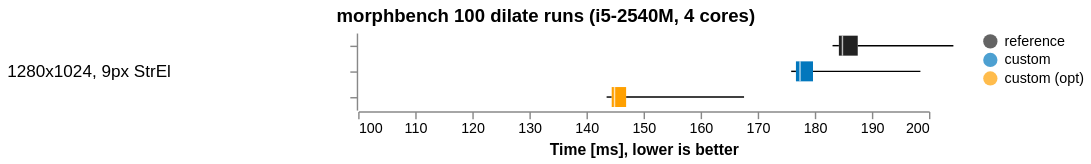

Express this chart as Vega-Lite.
### Vega-Lite specification from a JSON file in a GitHub repository (floating-point values rounded to 4 significant figures)
{"$schema": "https://vega.github.io/schema/vega-lite/v4.json", "title": {"text": "morphbench 100 dilate runs (i5-2540M, 4 cores)", "anchor": "middle"}, "data": {"values": [{"set": "1280x1024, 9px StrEl", "var": "reference", "pos": 1, "times": [183.8, 184.1, 199.6, 183.1, 185.5, 183.3, 183.3, 188.7, 199.4, 183.2, 184.8, 188.7, 184.5, 195.1, 186.7, 184.8, 184.6, 185.8, 184.8, 198.8, 184.6, 184.5, 184.9, 186.2, 184.9, 201.5, 184.5, 184.1, 185.5, 184.4, 191.2, 190.6, 184.2, 184.2, 185.0, 196.4, 199.4, 185.6, 189.2, 185.6, 185.9, 184.6, 199.6, 184.7, 184.8, 199.3, 184.5, 197.2, 184.5, 185.4, 184.2, 185.2, 185.8, 204.3, 184.0, 185.3, 184.5, 184.9, 186.3, 200.6, 184.0, 184.1, 184.8, 186.8, 202.5, 187.2, 183.8, 183.5, 184.4, 183.3, 196.4, 183.4, 184.2, 184.5, 184.2, 184.0, 200.4, 184.2, 184.1, 184.4, 184.2, 193.6, 187.0, 184.3, 184.7, 183.8, 185.3, 202.6, 184.0, 185.1, 184.7, 184.0, 188.4, 198.2, 185.9, 184.6, 184.6, 185.2, 198.9, 183.7]}, {"set": "1280x1024, 9px StrEl", "var": "custom", "pos": 2, "times": [177.5, 197.4, 176.7, 177.9, 178.2, 179.8, 177.9, 191.7, 176.7, 177.3, 178.3, 178.8, 177.2, 190.3, 180.9, 176.4, 177.7, 177.7, 176.8, 191.3, 176.6, 190.4, 183.7, 177.4, 176.8, 192.6, 176.6, 178.4, 178.0, 176.3, 177.3, 190.2, 176.2, 181.6, 176.2, 177.3, 177.2, 191.2, 177.4, 178.9, 176.6, 176.0, 179.0, 195.1, 178.6, 176.8, 177.0, 176.4, 177.0, 191.1, 177.6, 176.9, 176.6, 176.8, 176.3, 195.2, 176.3, 177.0, 175.9, 176.6, 176.4, 198.1, 176.8, 176.5, 177.4, 175.9, 179.3, 194.0, 177.1, 177.1, 177.7, 176.9, 179.6, 198.5, 177.8, 177.3, 176.7, 179.6, 176.2, 189.9, 176.9, 176.8, 177.5, 181.0, 175.9, 197.0, 176.6, 176.2, 181.4, 180.2, 176.4, 191.1, 176.9, 176.4, 177.4, 176.7, 177.7, 192.3, 177.1, 178.3]}, {"set": "1280x1024, 9px StrEl", "var": "custom (opt)", "pos": 3, "times": [145.6, 144.6, 144.1, 145.6, 163.3, 144.6, 145.0, 146.5, 145.0, 144.8, 144.8, 164.0, 146.4, 147.3, 144.8, 145.1, 144.6, 144.2, 161.2, 143.9, 146.9, 144.9, 148.3, 143.8, 144.2, 154.7, 149.1, 146.6, 144.3, 144.5, 144.9, 144.9, 145.9, 155.9, 147.0, 145.9, 144.0, 144.7, 147.4, 144.5, 167.6, 143.5, 144.3, 144.3, 144.3, 143.9, 144.1, 156.7, 148.0, 144.5, 144.2, 143.9, 144.5, 144.9, 148.0, 162.2, 144.8, 145.0, 144.5, 144.6, 149.1, 144.1, 162.6, 143.8, 144.7, 145.2, 143.6, 146.6, 144.3, 155.1, 147.4, 144.0, 146.6, 146.0, 146.9, 143.9, 144.9, 159.2, 144.0, 144.2, 144.8, 144.9, 144.4, 144.9, 161.2, 144.2, 145.7, 146.1, 144.7, 144.5, 144.3, 156.2, 146.5, 144.8, 147.3, 145.3, 144.9, 144.5, 146.1, 156.3]}]}, "transform": [{"flatten": ["times"]}], "facet": {"row": {"field": "set", "type": "nominal", "spacing": 10, "header": {"title": "", "labelAngle": 0, "labelFontSize": 12}}}, "spec": {"encoding": {"x": {"field": "times", "type": "quantitative", "axis": {"title": "Time [ms], lower is better", "grid": false}, "scale": {"domain": [100, 200]}}, "y": {"field": "var", "type": "nominal", "axis": {"title": "", "labels": false}, "sort": "pos"}}, "layer": [{"width": 400, "height": {"step": 18}, "mark": {"type": "boxplot", "extent": "min-max"}, "encoding": {"color": {"field": "var", "type": "nominal", "scale": {"range": ["#222222", "#0277bd", "#ffa000"]}, "legend": {"title": ""}, "sort": "pos"}}}]}, "config": {"view": {"stroke": "transparent"}, "axis": {"domainWidth": 1}}}
